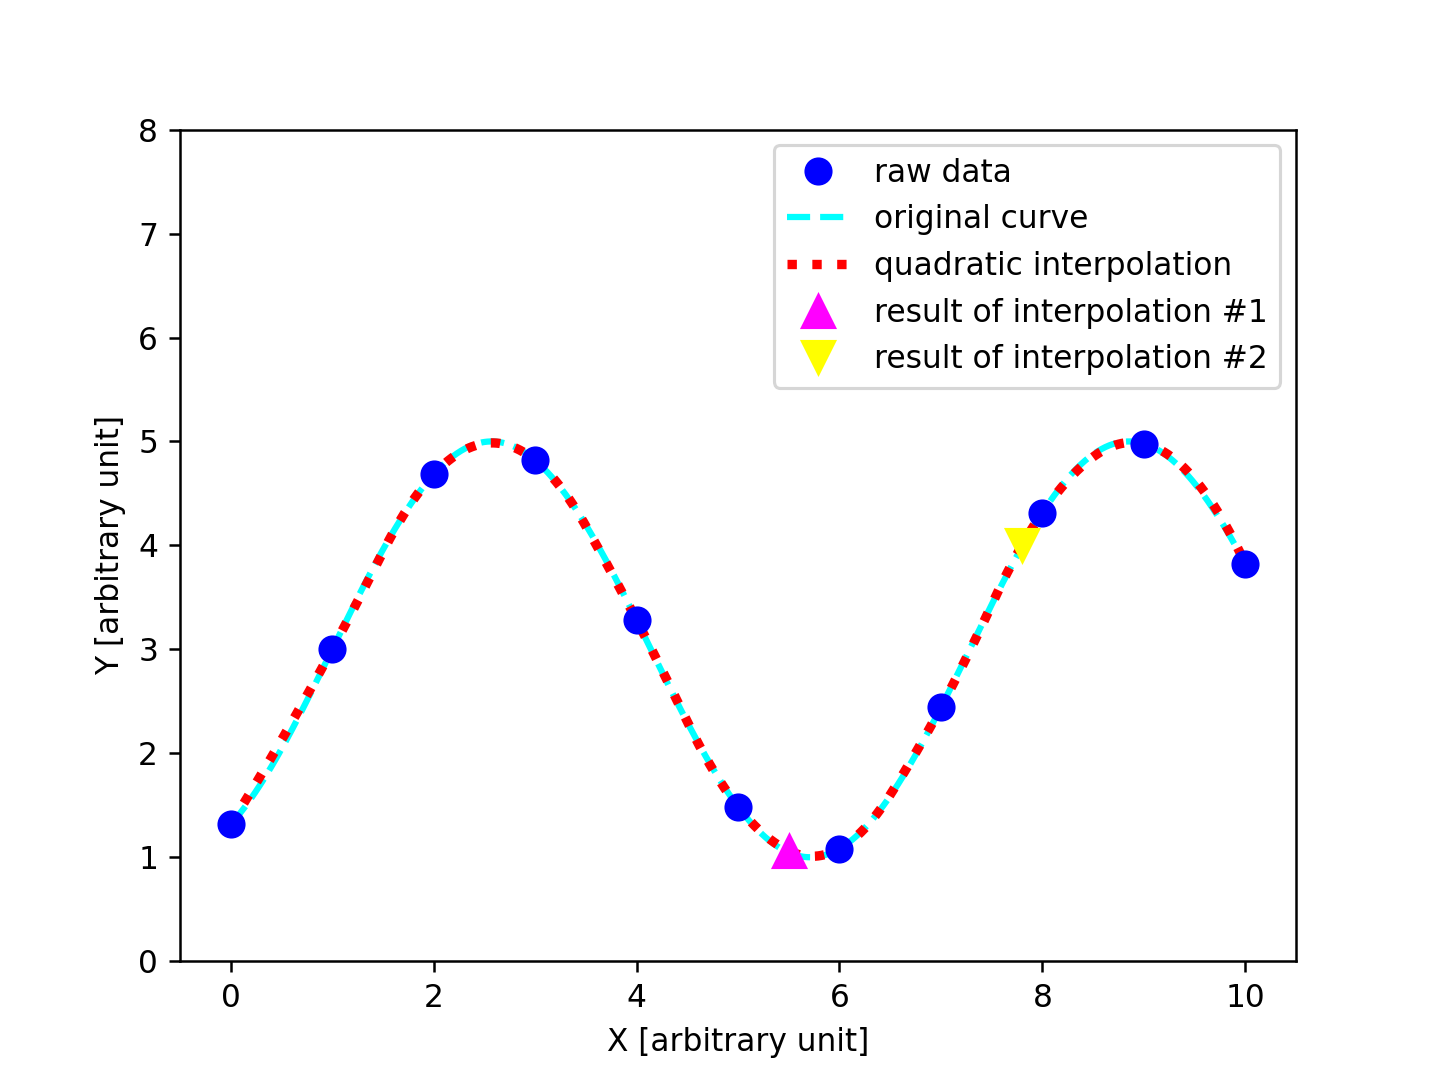

Source code (Python):
#!/usr/pkg/bin/python3.9

#
# Time-stamp: <2023/03/09 11:52:18 (CST) daisuke>
#

# importing numpy module
import numpy

# importing scipy module
import scipy
import scipy.interpolate

# importing matplotlib module
import matplotlib.backends.backend_agg
import matplotlib.figure

# output image file
file_output = 'advobs202302_s04_04_04.png'

# generating data for interpolation
data_x = numpy.linspace (0.0, 10.0, 11)
data_y = 2.0 * numpy.sin (data_x - 1.0) + 3.0

# printing data_x and data_y
print (f'data_x = {data_x}')
print (f'data_y = {data_y}')

# making a function for quadratic interpolation
func_interp = scipy.interpolate.interp1d (data_x, data_y, kind='quadratic')

# getting Y-value for X-value at x=5.5
x1 = 5.5
y1 = func_interp (x1)

# printing result
print (f'func_interp ({x1}) = {y1}')
print (f'what we expect is: x={x1} --> y={2.0*numpy.sin (x1-1.0)+3.0}')

# getting Y-value for X-value at x=7.8
x2 = 7.8
y2 = func_interp (x2)

# printing result
print (f'func_interp ({x2}) = {y2}')
print (f'what we expect is: x={x2} --> y={2.0*numpy.sin (x2-1.0)+3.0}')

#
# making a plot using matplotlib
#

# making a fig object
fig = matplotlib.figure.Figure ()

# making a canvas object
canvas = matplotlib.backends.backend_agg.FigureCanvasAgg (fig)

# making an axes object
ax = fig.add_subplot (111)

# plotting data points
ax.plot (data_x, data_y, linestyle='None', marker='o', markersize=8.0, \
         color='blue', label='raw data', zorder=0.2)

# plotting original curve
data_x0 = numpy.linspace (0.0, 10.0, 1001)
data_y0 = 2.0 * numpy.sin (data_x0 - 1.0) + 3.0
ax.plot (data_x0, data_y0, linestyle='--', linewidth=2.0, color='cyan', \
         label='original curve', zorder=0.0)

# plotting result of interpolation
data_xi = numpy.linspace (0.0, 10.0, 1001)
data_yi = func_interp (data_xi)
ax.plot (data_xi, data_yi, linestyle=':', linewidth=3.0, color='red', \
         label='quadratic interpolation', zorder=0.1)

# plotting interpolated values
ax.plot (x1, y1, linestyle='None', marker='^', markersize=10.0, \
         color='magenta', label='result of interpolation #1', zorder=0.3)
ax.plot (x2, y2, linestyle='None', marker='v', markersize=10.0, \
         color='yellow', label='result of interpolation #2', zorder=0.4)

# range of plot
ax.set_xlim (-0.5, 10.5)
ax.set_ylim (0.0, 8.0)

# labels
ax.set_xlabel ('X [arbitrary unit]')
ax.set_ylabel ('Y [arbitrary unit]')

# legend
ax.legend ()

# saving the figure to a file
fig.savefig (file_output, dpi=225)
